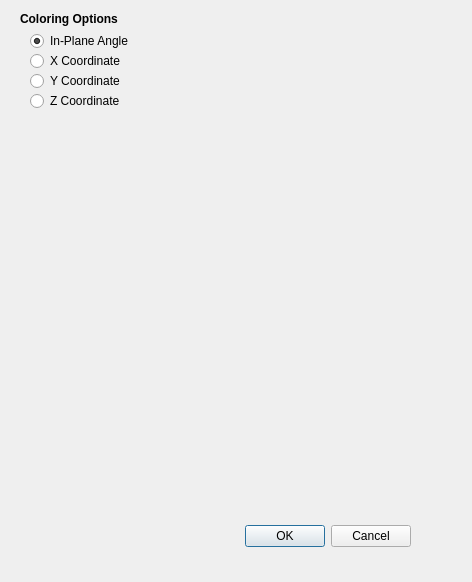
<?xml version="1.0" encoding="UTF-8"?>
<ui version="4.0">
 <class>Preferences</class>
 <widget class="QDialog" name="Preferences">
  <property name="geometry">
   <rect>
    <x>0</x>
    <y>0</y>
    <width>472</width>
    <height>582</height>
   </rect>
  </property>
  <property name="windowTitle">
   <string>Muview Preferences</string>
  </property>
  <widget class="QDialogButtonBox" name="buttonBox">
   <property name="geometry">
    <rect>
     <x>70</x>
     <y>520</y>
     <width>341</width>
     <height>32</height>
    </rect>
   </property>
   <property name="orientation">
    <enum>Qt::Horizontal</enum>
   </property>
   <property name="standardButtons">
    <set>QDialogButtonBox::Cancel|QDialogButtonBox::Ok</set>
   </property>
  </widget>
  <widget class="QLabel" name="label">
   <property name="geometry">
    <rect>
     <x>20</x>
     <y>10</y>
     <width>121</width>
     <height>17</height>
    </rect>
   </property>
   <property name="font">
    <font>
     <weight>75</weight>
     <bold>true</bold>
    </font>
   </property>
   <property name="text">
    <string>Coloring Options</string>
   </property>
   <property name="textFormat">
    <enum>Qt::AutoText</enum>
   </property>
  </widget>
  <widget class="QRadioButton" name="radioButton">
   <property name="geometry">
    <rect>
     <x>30</x>
     <y>30</y>
     <width>131</width>
     <height>22</height>
    </rect>
   </property>
   <property name="text">
    <string>In-Plane Angle</string>
   </property>
   <property name="checked">
    <bool>true</bool>
   </property>
   <attribute name="buttonGroup">
    <string>coloringGroup</string>
   </attribute>
  </widget>
  <widget class="QRadioButton" name="radioButton_2">
   <property name="geometry">
    <rect>
     <x>30</x>
     <y>50</y>
     <width>116</width>
     <height>22</height>
    </rect>
   </property>
   <property name="text">
    <string>X Coordinate</string>
   </property>
   <attribute name="buttonGroup">
    <string>coloringGroup</string>
   </attribute>
  </widget>
  <widget class="QRadioButton" name="radioButton_3">
   <property name="geometry">
    <rect>
     <x>30</x>
     <y>70</y>
     <width>116</width>
     <height>22</height>
    </rect>
   </property>
   <property name="text">
    <string>Y Coordinate</string>
   </property>
   <attribute name="buttonGroup">
    <string>coloringGroup</string>
   </attribute>
  </widget>
  <widget class="QRadioButton" name="radioButton_4">
   <property name="geometry">
    <rect>
     <x>30</x>
     <y>90</y>
     <width>116</width>
     <height>22</height>
    </rect>
   </property>
   <property name="text">
    <string>Z Coordinate</string>
   </property>
   <attribute name="buttonGroup">
    <string>coloringGroup</string>
   </attribute>
  </widget>
 </widget>
 <resources/>
 <connections>
  <connection>
   <sender>buttonBox</sender>
   <signal>accepted()</signal>
   <receiver>Preferences</receiver>
   <slot>accept()</slot>
   <hints>
    <hint type="sourcelabel">
     <x>248</x>
     <y>254</y>
    </hint>
    <hint type="destinationlabel">
     <x>157</x>
     <y>274</y>
    </hint>
   </hints>
  </connection>
  <connection>
   <sender>buttonBox</sender>
   <signal>rejected()</signal>
   <receiver>Preferences</receiver>
   <slot>reject()</slot>
   <hints>
    <hint type="sourcelabel">
     <x>316</x>
     <y>260</y>
    </hint>
    <hint type="destinationlabel">
     <x>286</x>
     <y>274</y>
    </hint>
   </hints>
  </connection>
 </connections>
 <buttongroups>
  <buttongroup name="coloringGroup"/>
 </buttongroups>
</ui>
